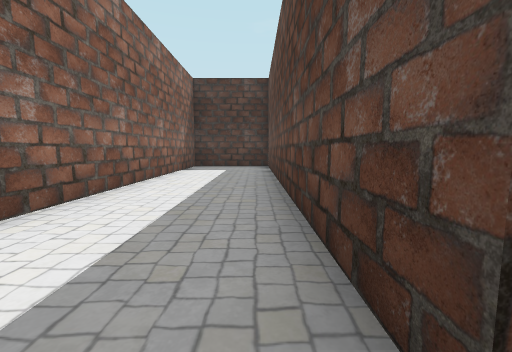
view 1 (above)

20 first-person views from a walk through a level from a Godot 3-D game. The camera is 1.4 m above the floor, tilts 6° down and sees 90° across. The floor is counted in squares, 2 m on a side. Each view is taken from the middle of a square. On the plan, view 1 faces up. The plan holds only what a view shows up to about 9 squares ahead; the rest is blank. The place goes on beyond the plan. Flat picture figures and markers are not drawn.

view 2
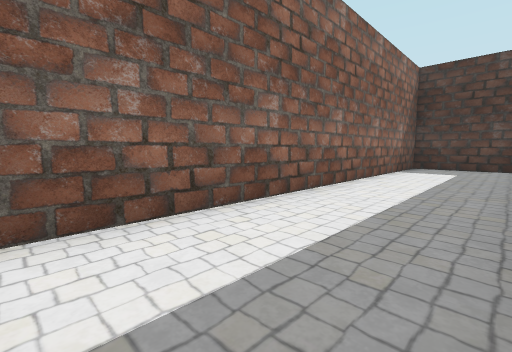

view 3
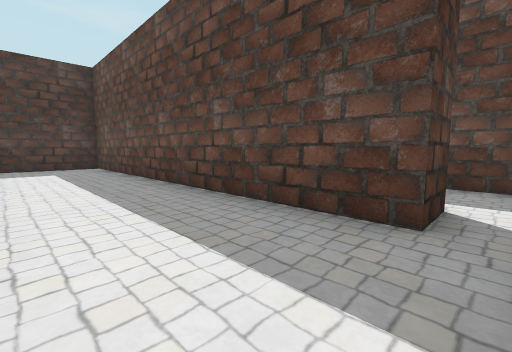

view 4
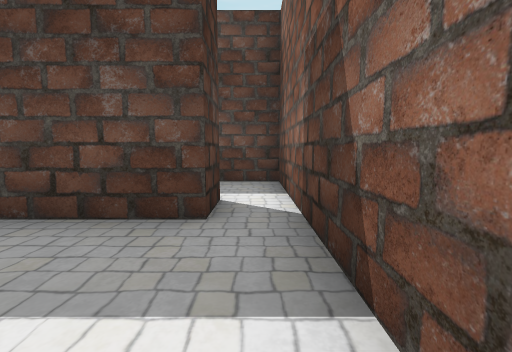

view 5
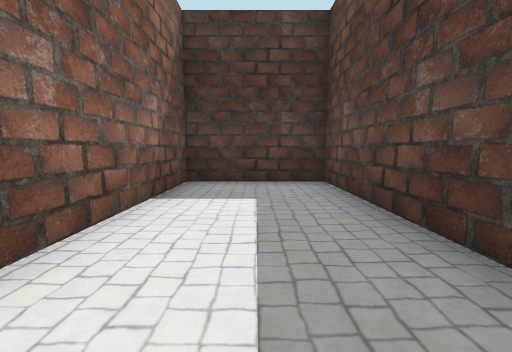

view 6
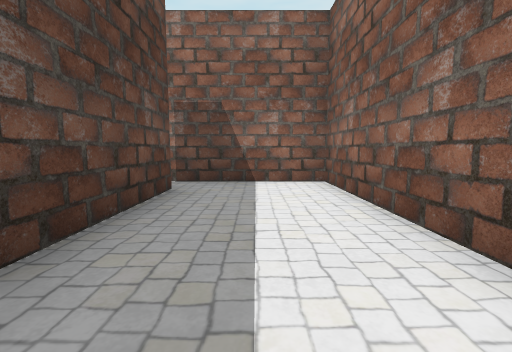

view 7
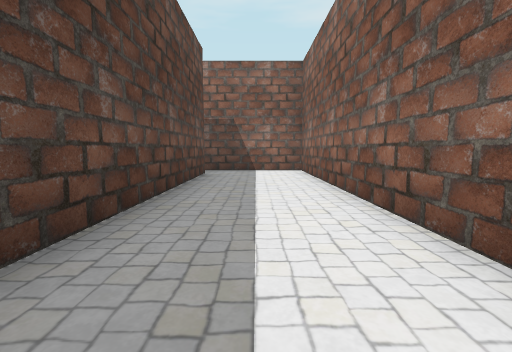

view 8
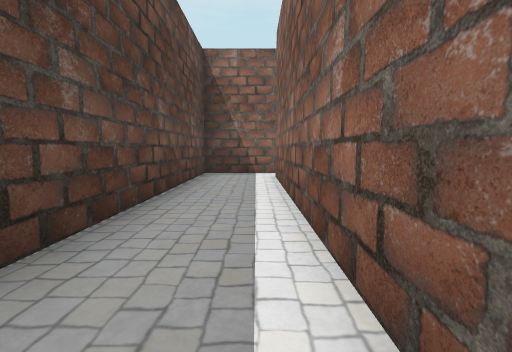

view 9
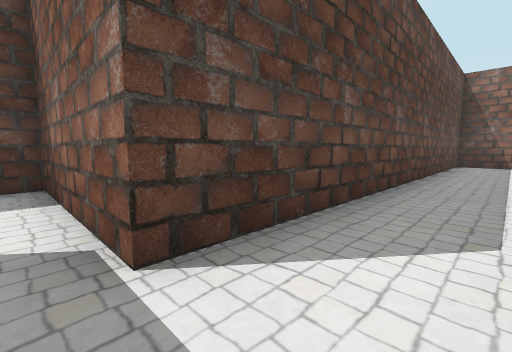

view 10
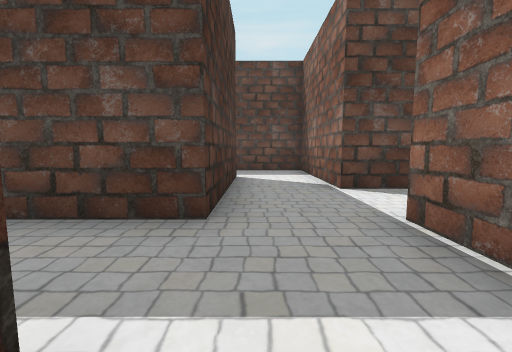

view 11
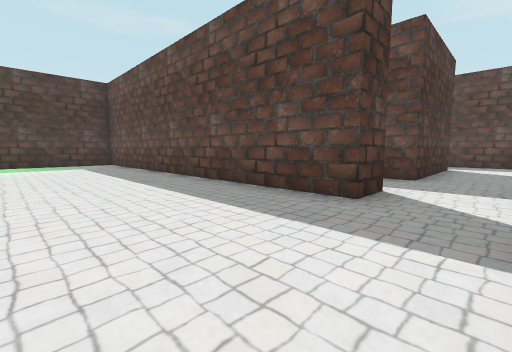

view 12
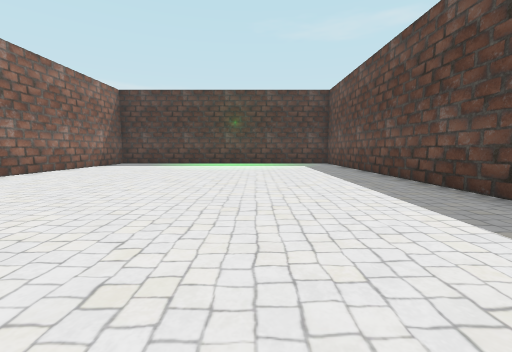

view 13
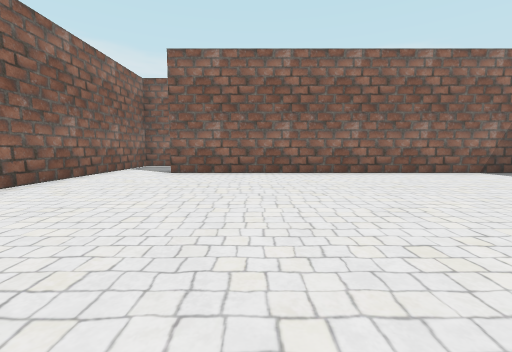

view 14
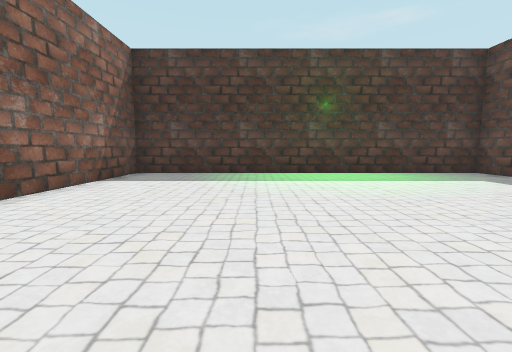

view 15
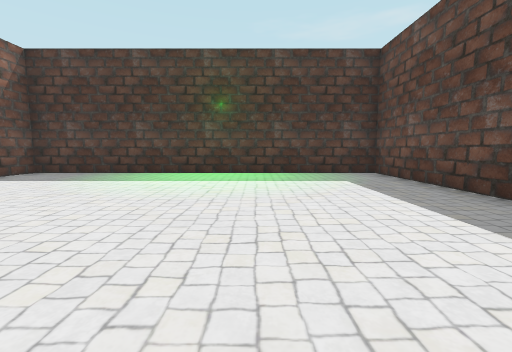

view 16
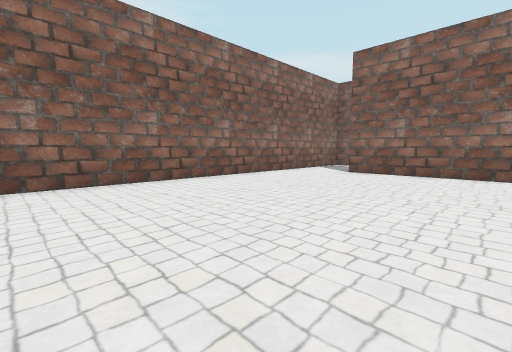

view 17
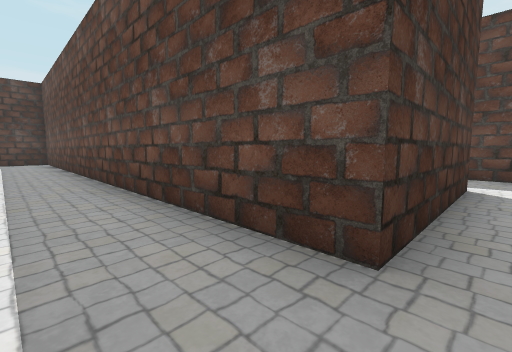

view 18
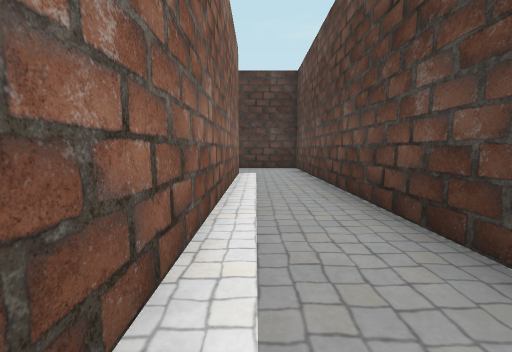

view 19
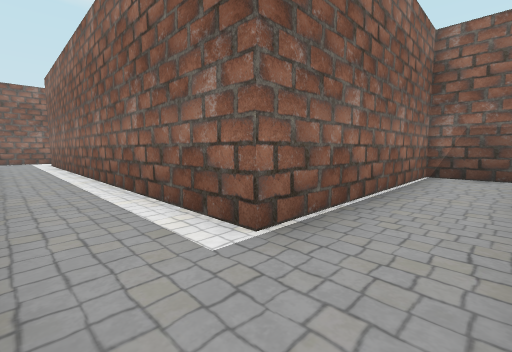

view 20
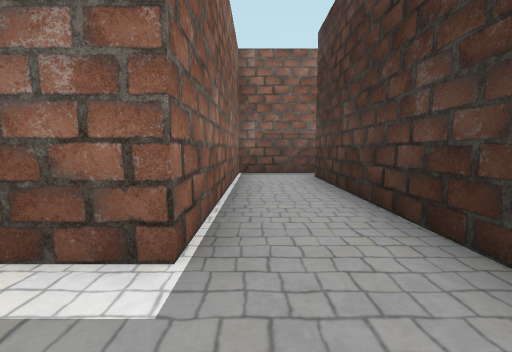

### Floor plan
Ten units are one square. View 1 is at (0, 0); x grows to the right and y downward. Boxes are objects, and circles mark ways between rooms. Rooms are numbered by the first view taken in them; rooms with no view inside come last. Other rooms are left out.
<svg viewBox="-125 -283 186 293">
<path fill="none" stroke="#000" d="M15 -5 5 -5 5 -105 -25 -105 -25 5 15 5M4 -115 15 -115M56 -135 15 -135 15 -270M-4 -275 -55 -275M15 -66 15 -5M-65 -278 -65 -255 -5 -255 -5 -158M15 5 35 5 35 -115 55 -115M-5 -135 -15 -135 -15 -245 -115 -245 -115 -135M-115 -115 -39 -115"/>
<circle cx="10" cy="0" r="3" fill="#2a7"/>
<circle cx="-10" cy="-125" r="3" fill="#2a7"/>
<text x="-10" y="-50">1</text>
<text x="0" y="-180">2</text>
<text x="-60" y="-180">3</text>
</svg>
Room 1 opens to room 2. Room 2 opens to room 3.

Where each view was taken, in squares from view 1:
view 1: 0 up, 0 right, facing up
view 2: 0 up, 0 right, facing up-left
view 3: 0 up, 2 left, facing up-right
view 4: 0 up, 2 left, facing right
view 5: 5 up, 1 left, facing up
view 6: 5 up, 1 left, facing down
view 7: 8 up, 1 left, facing down
view 8: 7 up, 2 right, facing down
view 9: 12 up, 2 right, facing down-right
view 10: 13 up, 1 left, facing right
view 11: 12 up, 5 left, facing up-right
view 12: 12 up, 5 left, facing up
view 13: 16 up, 4 left, facing left
view 14: 17 up, 8 left, facing up
view 15: 17 up, 5 left, facing up
view 16: 17 up, 4 left, facing down-left
view 17: 13 up, 0 right, facing up-right
view 18: 18 up, 0 right, facing up
view 19: 27 up, 1 right, facing down-left
view 20: 26 up, 1 right, facing left
